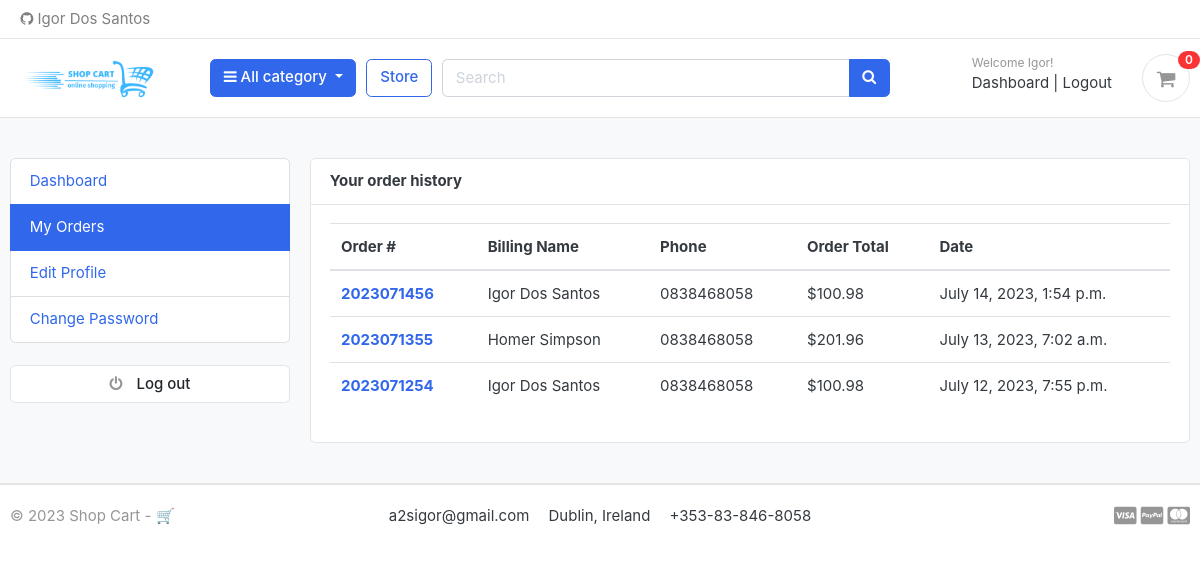
The app's page /accounts/my_orders/ (signed in) with its own data.
### accounts/models.py (models this page shows, shortened)
class Account(AbstractBaseUser):
    first_name      = models.CharField(max_length=50)
    last_name       = models.CharField(max_length=50)
    username        = models.CharField(max_length=50, unique=True)
    email           = models.EmailField(max_length=100, unique=True)
    phone_number    = models.CharField(max_length=50)
    date_joined     = models.DateTimeField(auto_now_add=True)
    last_login      = models.DateTimeField(auto_now_add=True)
    is_admin        = models.BooleanField(default=False)
    is_staff        = models.BooleanField(default=False)
    is_active        = models.BooleanField(default=False)
    is_superadmin        = models.BooleanField(default=False)
    USERNAME_FIELD = 'email'
    REQUIRED_FIELDS = ['username', 'first_name', 'last_name']
    objects = MyAccountManager()

### orders/models.py (models this page shows, shortened)
class Order(models.Model):
    STATUS = (
        ('New', 'New'),
        ('Accepted', 'Accepted'),
        ('Completed', 'Completed'),
        ('Cancelled', 'Cancelled'),
    )
    user = models.ForeignKey(Account, on_delete=models.SET_NULL, null=True)
    payment = models.ForeignKey(Payment, on_delete=models.SET_NULL, blank=True, null=True)
    order_number = models.CharField(max_length=20)
    first_name = models.CharField(max_length=100)
    last_name = models.CharField(max_length=100)
    phone = models.CharField(max_length=30)
    email = models.EmailField(max_length=75)
    address_line_1 = models.CharField(max_length=50)
    address_line_2 = models.CharField(max_length=50, blank=True)
    country = models.CharField(max_length=50)
    state = models.CharField(max_length=50)
    city = models.CharField(max_length=50)
    order_note = models.CharField(max_length=300, blank=True)
    order_total = models.FloatField()
    tax = models.FloatField()
    status = models.CharField(max_length=10, choices=STATUS, default='New')
    ip = models.CharField(blank=True, max_length=20)
    is_ordered = models.BooleanField(default=False)
    created_at = models.DateTimeField(auto_now_add=True)
    updated_at = models.DateTimeField(auto_now=True)
    def full_name(self):
        return f'{self.first_name} {self.last_name}'

### accounts/views.py (the view)
# urls.py: path('my_orders/', views.my_orders, name='my_orders'),
@login_required(login_url='login')
def my_orders(request):
    orders = Order.objects.filter(user=request.user, is_ordered=True).order_by('-created_at')
    context = {
        'orders': orders,
    }
    return render(request, 'accounts/my_orders.html', context)

### carts/context_processors.py (called while the page is built)
def counter(request):
    cart_count = 0
    if 'admin' in request.path:
        return{}
    else:
        try:
            cart = Cart.objects.filter(cart_id=_cart_id(request))
            if request.user.is_authenticated:
                cart_items = CartItem.objects.all().filter(user=request.user)
            else:
                 cart_items = CartItem.objects.all().filter(cart=cart[:1])
            for cart_item in cart_items:
                cart_count += cart_item.quantity
        except cart.DoesNotExist:
            cart_count = 0
    return dict(cart_count = cart_count)

### carts/views.py (called while the page is built)
def _cart_id(request):
    cart = request.session.session_key
    if not cart:
        cart = request.session.create()
    return cart

### category/context_processors.py (called while the page is built)
def menu_links(request):
    links = Category.objects.all()
    return dict(links=links)

### category/models.py (called while the page is built)
    def get_url(self):
        return reverse('products_by_category', args=[self.slug])

### templates/accounts/my_orders.html (shortened to what this page needs)
{% extends 'base.html' %}
{% block content %}
<section class="section-conten padding-y bg">
<div class="container">
	<div class="row">
	{% include 'includes/dashboard_sidebar.html' %}
	<main class="col-md-9">
		<article class="card">
		<header class="card-header">
			<strong class="d-inline-block mr-3">Your order history</strong>
		</header>
		<div class="card-body">
			<div class="row">
			<div class="col-md-12">
				<table class="table table-hover">
				  <thead>
				    <tr>
				      <th scope="col">Order #</th>
				      <th scope="col">Billing Name</th>
				      <th scope="col">Phone</th>
				      <th scope="col">Order Total</th>
							<th scope="col">Date</th>
				    </tr>
				  </thead>
				  <tbody>
						{% for order in orders %}
				    <tr>
				      <th scope="row"><a href="{% url 'order_detail' order.order_number %}">{{order.order_number}}</a></th>
				      <td>{{order.full_name}}</td>
				      <td>{{order.phone}}</td>
				      <td>${{order.order_total}}</td>
							<td>{{order.created_at}}</td>
				    </tr>
				{% endfor %}
				  </tbody>
				</table>
			</div>
			</div>
		</div>
		</article>
	</main>
</div>
</div>
</section>
{% endblock %}

### templates/includes/navbar.html (shortened to what this page needs)
{% load static %}
<header class="section-header">
    <nav class="navbar p-md-0 navbar-expand-sm navbar-light border-bottom">
    <div class="container">
      <div class="collapse navbar-collapse" id="navbarTop4">
        <ul class="navbar-nav">
            <li><a href="https://github.com/Igor-dos-santos" class="nav-link" target="_blank"> <i class="fa fa-github"></i> Igor Dos Santos </a></li>
        </ul>
      </div>
    </div>
    </nav>
    <section class="header-main border-bottom">
        <div class="container">
    <div class="row align-items-center">
        <div class="col-lg-2 col-md-3 col-6">
            <a href="{% url 'home' %}" class="brand-wrap">
                <img class="logo" src="{% static './images/logo.jpg' %}">
            </a>
        </div>
        <div class="col-lg col-sm col-md col-6 flex-grow-0">
            <div class="category-wrap dropdown d-inline-block float-right">
                <button type="button" class="btn btn-primary dropdown-toggle" data-toggle="dropdown">
                    <i class="fa fa-bars"></i> All category
                </button>
            </div>
        </div>
        <a href="{% url 'store' %}" class="btn btn-outline-primary">Store</a>
        <div class="col-lg  col-md-6 col-sm-12 col">
            <form action="{% url 'search' %}" class="search">
                <div class="input-group w-100">
                    <input type="text" class="form-control" style="width:60%;" placeholder="Search" name="keyword">
                    <div class="input-group-append">
                      <button class="btn btn-primary" type="submit">
                        <i class="fa fa-search"></i>
                      </button>
                    </div>
                </div>
            </form>
        </div>
        <div class="col-lg-3 col-sm-6 col-8 order-2 order-lg-3">
                    <div class="d-flex justify-content-end mb-3 mb-lg-0">
                        {% if user.id is None %}
                        <div class="widget-header">
                            <small class="title text-muted">Welcome guest!</small>
                            <div>
                                <a href="{% url 'login' %}">Sign in</a> <span class="dark-transp"> | </span>
                                <a href="{% url 'register' %}"> Register</a>
                            </div>
                        </div>
                        {% else %}
                        <div class="widget-header">
                            <small class="title text-muted">Welcome {{user.first_name}}!</small>
                            <div>
                                <a href="{% url 'dashboard' %}">Dashboard</a> <span class="dark-transp"> | </span>
                                <a href="{% url 'logout' %}"> Logout</a>
                            </div>
                        </div>
                        {% endif %}
                        <a href="{% url 'cart' %}" class="widget-header pl-3 ml-3">
                            <div class="icon icon-sm rounded-circle border"><i class="fa fa-shopping-cart"></i></div>
                            <span class="badge badge-pill badge-danger notify">{{cart_count}}</span>
                        </a>
                    </div>
                </div>
    </div>
        </div>
    </section>
    </header>

### static/css/ui.css (style rules this page uses)
html { font-family: "Inter", sans-serif; font-size: 15px; }
.icon-xs, .icon-sm, .icon-md, .icon-lg { display: inline-block; text-align: center; flex-shrink: 0; flex-grow: 0; }
.icon-sm { width: 48px; height: 48px; line-height: 48px !important; font-size: 20px; }
.padding-y { padding-top: 40px; padding-bottom: 40px; }
article:after, .form-group:after { display: block; clear: both; content: ""; }
.bg { background-color: #f8f9fa; }
.header-main { position: relative; padding-top: 1rem; padding-bottom: 1rem; }
.brand-wrap .logo, .navbar-brand .logo { margin-right: 7px; max-height: 42px; display: inline-block; }
.widget-header { display: inline-block; vertical-align: middle; position: relative; }
.widget-header a { color: #343a40; }
.widget-header i { color: #969696; }
.widget-header .title { display: block; }
.widget-header .notify { position: absolute; top: -3px; right: -10px; }
.notify { position: absolute; top: -4px; right: -10px; display: inline-block; padding: 0.25em 0.6em; font-size: 12px; line-height: 1; text-align: center; border-radius: 3rem; color: #fff; background-color: #fa3434; }

### records on screen
Account: first_name "Igor"
Order: order_number "2023071456", full_name "Igor Dos Santos", phone "0838468058", order_total "100.98", created_at "July 14, 2023, 1:54 p.m."
Order: order_number "2023071355", full_name "Homer Simpson", phone "0838468058", order_total "201.96", created_at "July 13, 2023, 7:02 a.m."
Order: order_number "2023071254", full_name "Igor Dos Santos", phone "0838468058", order_total "100.98", created_at "July 12, 2023, 7:55 p.m."

### other values on screen
{{ cart_count }} "0"
